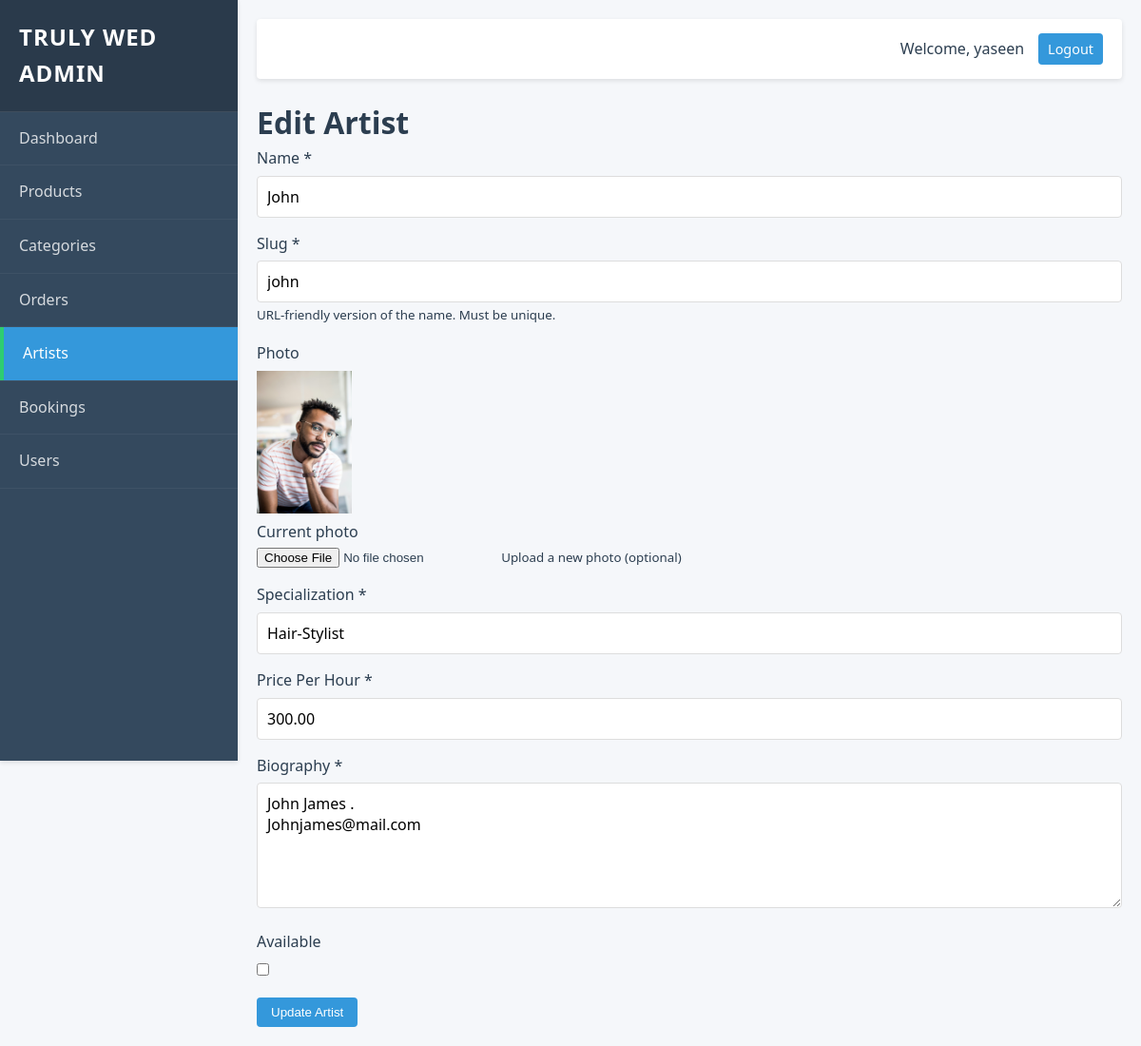
The page /admin_dashboard/artists/2/edit/ (signed in) on the database its author committed.
### artists/models.py (models this page shows, shortened)
class Artist(models.Model):
    name = models.CharField(max_length=100)
    slug = models.SlugField(unique=True)
    photo = models.ImageField(upload_to='artists/', blank=True)
    bio = models.TextField()
    specialization = models.CharField(max_length=200)
    price_per_hour = models.DecimalField(max_digits=10, decimal_places=2)
    available = models.BooleanField(default=True)

### admin_dashboard/views.py (the view, shortened to what this page needs)
# urls.py: path('artists/<int:artist_id>/edit/', views.artist_edit, name='artist_edit'),
@user_passes_test(is_admin)
def artist_edit(request, artist_id):
    artist = get_object_or_404(Artist, id=artist_id)
    return render(request, 'admin_dashboard/artist_edit.html', {'artist': artist})

### admin_dashboard/views.py (called while the page is built)
def is_admin(user):
    return user.is_authenticated and user.is_staff

### admin_dashboard/templates/admin_dashboard/artist_edit.html (shortened to what this page needs)
{% extends "admin_dashboard/base.html" %}
{% block content %}
<div class="artist-form">
    <div class="page-header">
        <h1>Edit Artist</h1>
    </div>
    <form method="post" enctype="multipart/form-data">
        <div class="form-group">
            <label for="name">Name <span class="required">*</span></label>
            <input type="text" id="name" name="name" value="{{ artist.name }}" required>
        </div>
        <div class="form-group">
            <label for="slug">Slug <span class="required">*</span></label>
            <input type="text" id="slug" name="slug" value="{{ artist.slug }}" required>
            <small>URL-friendly version of the name. Must be unique.</small>
        </div>
        <div class="form-group">
            <label for="photo">Photo</label>
            {% if artist.photo %}
                <div class="current-image">
                    <img src="{{ artist.photo.url }}" alt="{{ artist.name }}" width="100">
                    <p>Current photo</p>
                </div>
            {% endif %}
            <input type="file" id="photo" name="photo">
            <small>Upload a new photo (optional)</small>
        </div>
        <div class="form-group">
            <label for="specialization">Specialization <span class="required">*</span></label>
            <input type="text" id="specialization" name="specialization" value="{{ artist.specialization }}" required>
        </div>
        <div class="form-group">
            <label for="price_per_hour">Price Per Hour <span class="required">*</span></label>
            <input type="number" id="price_per_hour" name="price_per_hour" value="{{ artist.price_per_hour }}" step="0.01" required>
        </div>
        <div class="form-group">
            <label for="bio">Biography <span class="required">*</span></label>
            <textarea id="bio" name="bio" rows="5" required>{{ artist.bio }}</textarea>
        </div>
        <div class="form-group">
            <label for="available">Available</label>
            <input type="checkbox" id="available" name="available" {% if artist.available %}checked{% endif %}>
        </div>
        <div class="form-actions">
            <button type="submit" class="btn btn-primary">Update Artist</button>
        </div>
    </form>
</div>
{% endblock %}

### admin_dashboard/templates/admin_dashboard/base.html (shortened to what this page needs)
<!DOCTYPE html>
{% load static%}
<html lang="en">
<head>
    <link rel="stylesheet" href="{% static 'admin_dashboard/css/styles.css' %}">
</head>
<body>
    <div class="admin-container">
        <aside class="sidebar">
            <div class="sidebar-header">
                <h1> Truly Wed Admin</h1>
            </div>
            <nav class="sidebar-nav">
                <ul>
                    <li>
                        <a href="{% url 'admin_dashboard:admin_dashboard' %}"
                           class="{% if request.resolver_match.url_name == 'admin_dashboard' %}active{% endif %}">
                            Dashboard
                        </a>
                    </li>
                    <li>
                        <a href="{% url 'admin_dashboard:product_list' %}"
                           class="{% if 'product' in request.resolver_match.url_name %}active{% endif %}">
                            Products
                        </a>
                    </li>
                    <li>
                        <a href="{% url 'admin_dashboard:category_list' %}"
                           class="{% if 'category' in request.resolver_match.url_name %}active{% endif %}">
                            Categories
                        </a>
                    </li>
                    <li>
                        <a href="{% url 'admin_dashboard:order_list' %}"
                           class="{% if 'order' in request.resolver_match.url_name %}active{% endif %}">
                            Orders
                        </a>
                    </li>
                    <li>
                        <a href="{% url 'admin_dashboard:artist_list' %}"
                           class="{% if 'artist' in request.resolver_match.url_name %}active{% endif %}">
                            Artists
                        </a>
                    </li>
                    <li>
                        <a href="{% url 'admin_dashboard:booking_list' %}"
                           class="{% if 'booking' in request.resolver_match.url_name %}active{% endif %}">
                            Bookings
                        </a>
                    </li>
                    <li>
                        <a href="{% url 'admin_dashboard:user_list' %}"
                           class="{% if 'user' in request.resolver_match.url_name %}active{% endif %}">
                            Users
                        </a>
                    </li>
                </ul>
            </nav>
        </aside>
        <main class="main-content">
            <header class="main-header">
                <div class="user-info">
                    <span>Welcome, {{ request.user.get_full_name|default:request.user.username }}</span>
                    <a href="{% url 'admin_dashboard:logout' %}" class="btn btn-sm">Logout</a>
                </div>
            </header>
            {% block content %}{% endblock %}
        </main>
    </div>
</body>
</html>

### admin_dashboard/static/admin_dashboard/css/styles.css (style rules this page uses)
* { margin: 0; padding: 0; box-sizing: border-box; }
:root { --primary-color: #3498db; --primary-dark: #2980b9; --accent-color: #2ecc71; --dark-color: #34495e; --light-color: #ecf0f1; --danger-color: #e74c3c; --warning-color: #f39c12; --success-color: #27ae60; --info-color: #3498db; --text-color: #2c3e50; --border-radius: 4px; --shadow: 0 2px 5px rgba(0, 0, 0, 0.1); --transition: all 0.3s ease; }
body { font-family: 'Segoe UI', Tahoma, Geneva, Verdana, sans-serif; line-height: 1.6; color: var(--text-color); background-color: #f5f7fa; min-height: 100vh; }
.admin-container { display: flex; min-height: 100vh; }
.sidebar { width: 250px; background-color: var(--dark-color); color: white; box-shadow: var(--shadow); transition: var(--transition); position: fixed; height: 100vh; overflow-y: auto; z-index: 1000; }
.sidebar-header { padding: 20px; background-color: rgba(0, 0, 0, 0.2); border-bottom: 1px solid rgba(255, 255, 255, 0.1); }
.sidebar-header h1 { font-size: 1.5rem; font-weight: 600; text-transform: uppercase; letter-spacing: 1px; }
.sidebar-nav ul { list-style: none; }
.sidebar-nav li { border-bottom: 1px solid rgba(255, 255, 255, 0.05); }
.sidebar-nav a { display: block; padding: 15px 20px; color: rgba(255, 255, 255, 0.8); text-decoration: none; transition: var(--transition); }
.sidebar-nav a.active { background-color: var(--primary-color); color: white; border-left: 4px solid var(--accent-color); }
.main-content { flex: 1; margin-left: 250px; padding: 20px; transition: var(--transition); }
.main-header { background-color: white; padding: 15px 20px; box-shadow: var(--shadow); margin-bottom: 20px; border-radius: var(--border-radius); display: flex; justify-content: flex-end; align-items: center; }
.user-info { display: flex; align-items: center; gap: 15px; }
.user-info span { font-weight: 500; }
.btn { display: inline-block; padding: 8px 15px; background-color: var(--primary-color); color: white; border: none; border-radius: var(--border-radius); cursor: pointer; text-decoration: none; transition: var(--transition); }
.btn-sm { padding: 5px 10px; font-size: 0.9rem; }
form { max-width: 100%; }
.form-group { margin-bottom: 15px; }
label { display: block; margin-bottom: 5px; font-weight: 500; }
input[type="text"], input[type="email"], input[type="password"], input[type="number"], select, textarea { width: 100%; padding: 10px; border: 1px solid #ddd; border-radius: var(--border-radius); font-family: inherit; font-size: 1rem; }

### rows shown on the page
Artist: name "John", slug "john", photo (picture), specialization "Hair-Stylist", price_per_hour "300.00", bio "John James . Johnjames@mail.com"

### other values the page prints
{{ request.user.get_full_name|default:request.user.username }} "yaseen"
